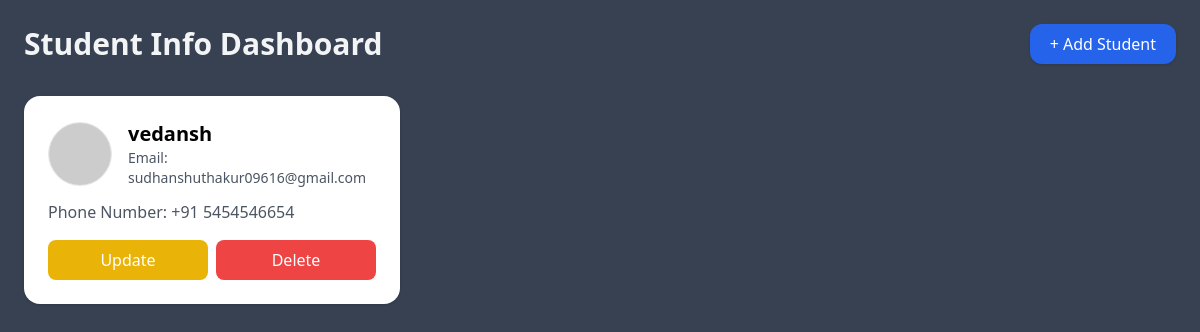
/student/, run on an earlier commit of the app's database.
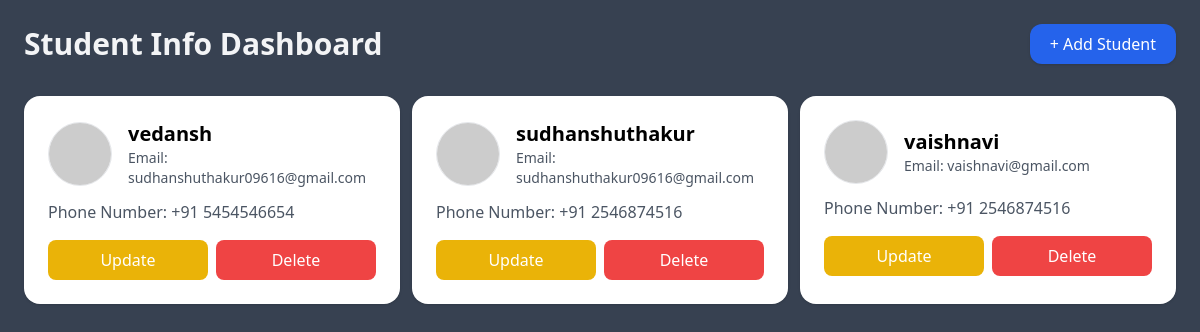
And on a later commit of the database.
### student/models.py (models this page shows)
class Student(models.Model):
    name=models.CharField(max_length=100)
    email=models.EmailField()
    phone_number=models.CharField(max_length=10)
    img=models.ImageField(upload_to='img/', blank=True, null=True)

### student/views.py (the view)
# urls.py: path("student/",include("student.urls"))
def student(request):
    student_data=Student.objects.all()
    data={
        "student_data":student_data
    }
    return render(request,"student/student.html",data)

### templates/student/student.html (shortened to what this page needs)
<!DOCTYPE html>
<html lang="en">
<head>
  <script src="https://cdn.tailwindcss.com"></script>
</head>
<body class="bg-gray-700 min-h-screen p-6">
  <div class="flex justify-between items-center mb-8">
    <h1 class="text-3xl font-bold text-gray-100">Student Info Dashboard</h1>
    <a href="{% url 'add_student' %}" class="bg-blue-600 text-white px-5 py-2 rounded-xl shadow hover:bg-blue-700 transition">
      + Add Student
    </a>
  </div>
  <div class="grid sm:grid-cols-2 lg:grid-cols-3 gap-3">
  {% for student in student_data %}
    <div class="bg-white p-6 rounded-2xl shadow hover:shadow-lg transition">
      <div class="flex items-center gap-4 mb-3">
        {% if student.img %}
          <img src="{{ student.img.url }}"
              class="w-16 h-16 rounded-full object-cover border">
        {% else %}
          <img src="https://ui-avatars.com/api/?name={{ student.name }}"
              class="w-16 h-16 rounded-full object-cover border">
        {% endif %}
        <div>
          <h2 class="text-xl font-semibold">{{ student.name }}</h2>
          <p class="text-gray-600 text-sm">Email: {{ student.email }}</p>
        </div>
      </div>
      <p class="text-gray-600 mb-4">Phone Number: +91 {{ student.phone_number }}</p>
      <div class="flex gap-2">
        <a href="{% url 'update_student' student.id %}"
           class="flex-1 text-center bg-yellow-500 text-white px-4 py-2 rounded-lg hover:bg-yellow-600 transition">
          Update
        </a>
        <a href="{% url 'delete_student' student.id %}"
           class="flex-1 text-center bg-red-500 text-white px-4 py-2 rounded-lg hover:bg-red-600 transition">
          Delete
        </a>
      </div>
    </div>
  {% endfor %}
</div>
</body>
</html>

What changed in the data, as far as the page shows it:
added Student: name "sudhanshuthakur", email "sudhanshuthakur09616@gmail.com", phone_number "2546874516"
added Student: name "vaishnavi", email "vaishnavi@gmail.com", phone_number "2546874516"
